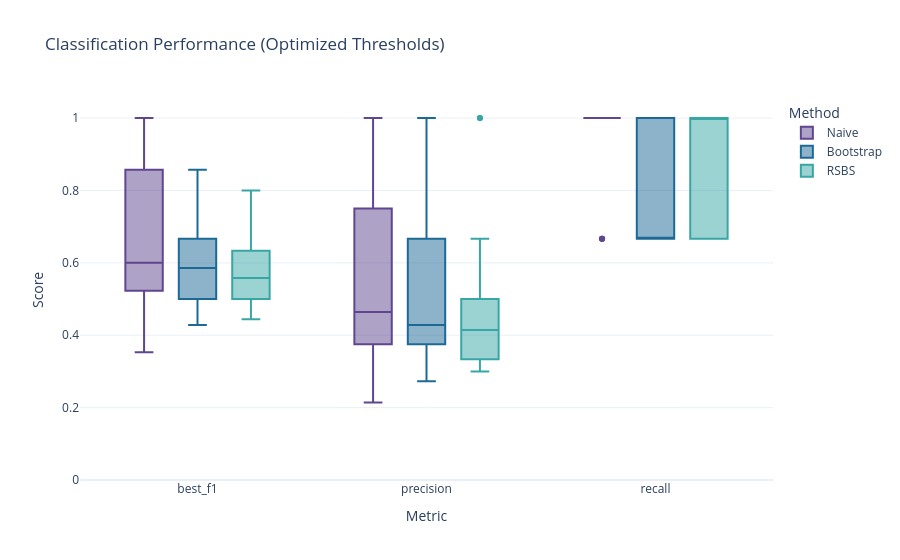

The code cell stored with this chart in its notebook:
### Code cell
fig3.show()

### Figure 1 — Plotly figure (JSON) as saved in the notebook; plotly's stock layout.template omitted (floating-point values rounded to 4 significant figures)
{"data": [{"alignmentgroup": "True", "hovertemplate": "Method=Naive<br>Metric=%{x}<br>Score=%{y}<extra></extra>", "legendgroup": "Naive", "marker": {"color": "rgb(95, 70, 144)"}, "name": "Naive", "notched": false, "offsetgroup": "Naive", "orientation": "v", "showlegend": true, "type": "box", "x": ["best_f1", "best_f1", "best_f1", "best_f1", "best_f1", "best_f1", "best_f1", "best_f1", "best_f1", "best_f1", "best_f1", "best_f1", "best_f1", "best_f1", "best_f1", "best_f1", "best_f1", "best_f1", "best_f1", "best_f1", "precision", "precision", "precision", "precision", "precision", "precision", "precision", "precision", "precision", "precision", "precision", "precision", "precision", "precision", "precision", "precision", "precision", "precision", "precision", "precision", "recall", "recall", "recall", "recall", "recall", "recall", "recall", "recall", "recall", "recall", "recall", "recall", "recall", "recall", "recall", "recall", "recall", "recall", "recall", "recall"], "x0": " ", "xaxis": "x", "y": [0.8571, 0.6667, 0.5455, 0.3529, 0.6, 0.8571, 0.4615, 1.0, 0.6, 0.8571, 1.0, 0.5, 0.4615, 0.5714, 0.5714, 0.5455, 0.8571, 0.75, 0.6, 0.5, 0.75, 0.5, 0.375, 0.2143, 0.4286, 0.75, 0.3, 1.0, 0.4286, 0.75, 1.0, 0.4, 0.3, 0.5, 0.5, 0.375, 0.75, 0.6, 0.4286, 0.3333, 1.0, 1.0, 1.0, 1.0, 1.0, 1.0, 1.0, 1.0, 1.0, 1.0, 1.0, 0.6667, 1.0, 0.6667, 0.6667, 1.0, 1.0, 1.0, 1.0, 1.0], "y0": " ", "yaxis": "y"}, {"alignmentgroup": "True", "hovertemplate": "Method=Bootstrap<br>Metric=%{x}<br>Score=%{y}<extra></extra>", "legendgroup": "Bootstrap", "marker": {"color": "rgb(29, 105, 150)"}, "name": "Bootstrap", "notched": false, "offsetgroup": "Bootstrap", "orientation": "v", "showlegend": true, "type": "box", "x": ["best_f1", "best_f1", "best_f1", "best_f1", "best_f1", "best_f1", "best_f1", "best_f1", "best_f1", "best_f1", "best_f1", "best_f1", "best_f1", "best_f1", "best_f1", "best_f1", "best_f1", "best_f1", "best_f1", "best_f1", "precision", "precision", "precision", "precision", "precision", "precision", "precision", "precision", "precision", "precision", "precision", "precision", "precision", "precision", "precision", "precision", "precision", "precision", "precision", "precision", "recall", "recall", "recall", "recall", "recall", "recall", "recall", "recall", "recall", "recall", "recall", "recall", "recall", "recall", "recall", "recall", "recall", "recall", "recall", "recall"], "x0": " ", "xaxis": "x", "y": [0.5455, 0.5714, 0.6, 0.4444, 0.8, 0.6667, 0.6667, 0.6667, 0.4615, 0.5, 0.6667, 0.4286, 0.5455, 0.4444, 0.6, 0.5, 0.5, 0.6, 0.8571, 0.6667, 0.375, 0.5, 0.4286, 0.3333, 1.0, 0.5, 0.6667, 0.6667, 0.3, 0.4, 0.6667, 0.2727, 0.375, 0.3333, 0.4286, 0.4, 0.4, 0.4286, 0.75, 0.6667, 1.0, 0.6667, 1.0, 0.6667, 0.6667, 1.0, 0.6667, 0.6667, 1.0, 0.6667, 0.6667, 1.0, 1.0, 0.6667, 1.0, 0.6667, 0.6667, 1.0, 1.0, 0.6667], "y0": " ", "yaxis": "y"}, {"alignmentgroup": "True", "hovertemplate": "Method=RSBS<br>Metric=%{x}<br>Score=%{y}<extra></extra>", "legendgroup": "RSBS", "marker": {"color": "rgb(56, 166, 165)"}, "name": "RSBS", "notched": false, "offsetgroup": "RSBS", "orientation": "v", "showlegend": true, "type": "box", "x": ["best_f1", "best_f1", "best_f1", "best_f1", "best_f1", "best_f1", "best_f1", "best_f1", "best_f1", "best_f1", "best_f1", "best_f1", "best_f1", "best_f1", "best_f1", "best_f1", "best_f1", "best_f1", "best_f1", "best_f1", "precision", "precision", "precision", "precision", "precision", "precision", "precision", "precision", "precision", "precision", "precision", "precision", "precision", "precision", "precision", "precision", "precision", "precision", "precision", "precision", "recall", "recall", "recall", "recall", "recall", "recall", "recall", "recall", "recall", "recall", "recall", "recall", "recall", "recall", "recall", "recall", "recall", "recall", "recall", "recall"], "x0": " ", "xaxis": "x", "y": [0.6, 0.6, 0.4444, 0.5, 0.6, 0.5, 0.5, 0.5455, 0.8, 0.6667, 0.8, 0.5714, 0.5, 0.4615, 0.5, 0.75, 0.6667, 0.5455, 0.6, 0.5, 0.4286, 0.4286, 0.3333, 0.3333, 0.4286, 0.3333, 0.3333, 0.375, 1.0, 0.6667, 1.0, 0.5, 0.3333, 0.3, 0.4, 0.6, 0.5, 0.375, 0.4286, 0.4, 1.0, 1.0, 0.6667, 1.0, 1.0, 1.0, 1.0, 1.0, 0.6667, 0.6667, 0.6667, 0.6667, 1.0, 1.0, 0.6667, 1.0, 1.0, 1.0, 1.0, 0.6667], "y0": " ", "yaxis": "y"}], "layout": {"boxmode": "group", "legend": {"title": {"text": "Method"}, "tracegroupgap": 0}, "title": {"text": "Classification Performance (Optimized Thresholds)"}, "xaxis": {"anchor": "y", "domain": [0, 1], "title": {"text": "Metric"}}, "yaxis": {"anchor": "x", "domain": [0, 1], "range": [0, 1.05], "title": {"text": "Score"}}}}
